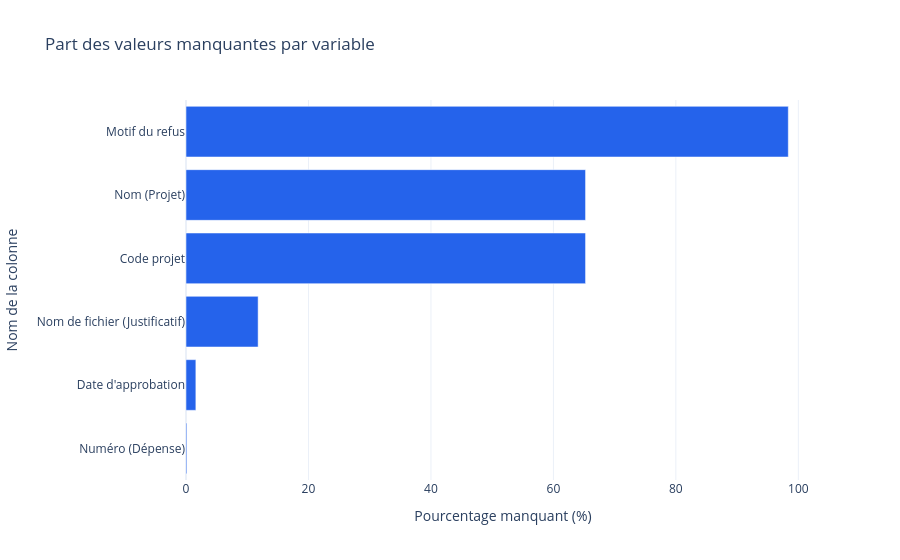

Notebook cell for this chart:
### Code cell
manquants = dictionnaire_donnees.query("`Valeurs manquantes` > 0").sort_values(
    "Pourcentage manquant (%)", ascending=False
)
fig_manquants = px.bar(
    manquants,
    x="Pourcentage manquant (%)",
    y="Nom de la colonne",
    orientation="h",
    title="Part des valeurs manquantes par variable",
    color_discrete_sequence=[COULEURS[0]],
)
fig_manquants.update_layout(yaxis={"categoryorder": "total ascending"})
fig_manquants

### Figure 1 — Plotly figure (JSON) as saved in the notebook; plotly's stock layout.template omitted (floating-point values rounded to 4 significant figures)
{"data": [{"hovertemplate": "Pourcentage manquant (%)=%{x}<br>Nom de la colonne=%{y}<extra></extra>", "legendgroup": "", "marker": {"color": "#2563EB", "pattern": {"shape": ""}}, "name": "", "orientation": "h", "showlegend": false, "textposition": "auto", "type": "bar", "x": [98.36, 65.25, 65.25, 11.78, 1.61, 0.14], "xaxis": "x", "y": ["Motif du refus", "Code projet", "Nom (Projet)", "Nom de fichier (Justificatif)", "Date d'approbation", "Numéro (Dépense)"], "yaxis": "y"}], "layout": {"barmode": "relative", "legend": {"tracegroupgap": 0}, "title": {"text": "Part des valeurs manquantes par variable"}, "xaxis": {"anchor": "y", "domain": [0, 1], "title": {"text": "Pourcentage manquant (%)"}}, "yaxis": {"anchor": "x", "categoryorder": "total ascending", "domain": [0, 1], "title": {"text": "Nom de la colonne"}}}}
